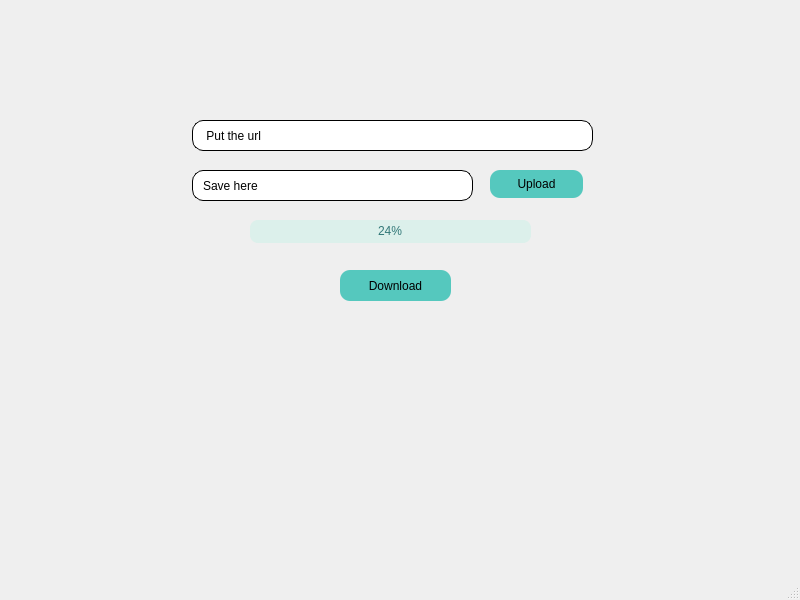
<?xml version="1.0" encoding="UTF-8"?>
<ui version="4.0">
 <class>MainWindow</class>
 <widget class="QMainWindow" name="MainWindow">
  <property name="geometry">
   <rect>
    <x>0</x>
    <y>0</y>
    <width>800</width>
    <height>600</height>
   </rect>
  </property>
  <property name="windowTitle">
   <string>MainWindow</string>
  </property>
  <widget class="QWidget" name="centralwidget">
   <widget class="QPushButton" name="pushButton">
    <property name="geometry">
     <rect>
      <x>340</x>
      <y>270</y>
      <width>111</width>
      <height>31</height>
     </rect>
    </property>
    <property name="styleSheet">
     <string notr="true">QPushButton {
    border-radius: 10px;
    background-color:rgb(85, 200, 190);

}

</string>
    </property>
    <property name="text">
     <string>Download</string>
    </property>
   </widget>
   <widget class="QLineEdit" name="lineEdit">
    <property name="geometry">
     <rect>
      <x>192</x>
      <y>120</y>
      <width>401</width>
      <height>31</height>
     </rect>
    </property>
    <property name="styleSheet">
     <string notr="true">.QLineEdit {
  border: 1px solid black;
  border-radius: 11px;
  padding: 8px;
text-aligne: center;
}

.QLineEdit:focus {
  border: 2px solid blue;
}
</string>
    </property>
    <property name="text">
     <string> Put the url</string>
    </property>
   </widget>
   <widget class="QLineEdit" name="lineEdit_2">
    <property name="geometry">
     <rect>
      <x>192</x>
      <y>170</y>
      <width>281</width>
      <height>31</height>
     </rect>
    </property>
    <property name="styleSheet">
     <string notr="true">.QLineEdit {
  border: 1px solid black;
  border-radius: 11px;
  padding: 8px;
}

.QLineEdit:focus {
  border: 2px solid blue;
}
</string>
    </property>
    <property name="text">
     <string>Save here</string>
    </property>
   </widget>
   <widget class="QProgressBar" name="progressBar">
    <property name="geometry">
     <rect>
      <x>250</x>
      <y>220</y>
      <width>281</width>
      <height>23</height>
     </rect>
    </property>
    <property name="styleSheet">
     <string notr="true">QProgressBar {
    background-color: rgb(220, 240, 235); 
    color: rgb(50, 120, 120); 
    border-style: solid;
    border-radius: 8px;
    text-align: center;
}

QProgressBar::chunk {
    border-radius: 10px;
    background-color: qlineargradient(
        spread:pad,
        x1:0, y1:0, x2:1, y2:0,
        stop:0 rgba(70, 180, 170, 255),
        stop:1 rgba(105, 220, 200, 255) 
    );
}
</string>
    </property>
    <property name="value">
     <number>24</number>
    </property>
   </widget>
   <widget class="QPushButton" name="pushButton_2">
    <property name="geometry">
     <rect>
      <x>490</x>
      <y>170</y>
      <width>93</width>
      <height>28</height>
     </rect>
    </property>
    <property name="styleSheet">
     <string notr="true">QPushButton {
    border-radius: 10px;
    background-color:rgb(85, 200, 190);

}

</string>
    </property>
    <property name="text">
     <string>Upload</string>
    </property>
   </widget>
  </widget>
  <widget class="QMenuBar" name="menubar">
   <property name="geometry">
    <rect>
     <x>0</x>
     <y>0</y>
     <width>800</width>
     <height>26</height>
    </rect>
   </property>
  </widget>
  <widget class="QStatusBar" name="statusbar"/>
 </widget>
 <resources/>
 <connections/>
</ui>
